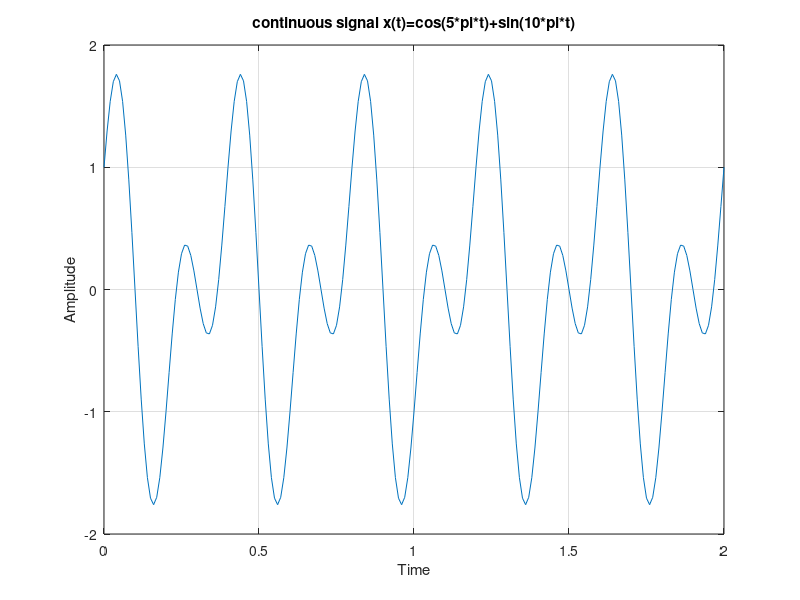

MATLAB code for this plot:
t_fine=0:0.01:2;
x=cos(5*pi*t_fine)+sin(10*pi*t_fine);
figure
plot(t_fine,x);
xlabel('Time')
ylabel('Amplitude')
title("continuous signal x(t)=cos(5*pi*t)+sin(10*pi*t)")
grid on;
